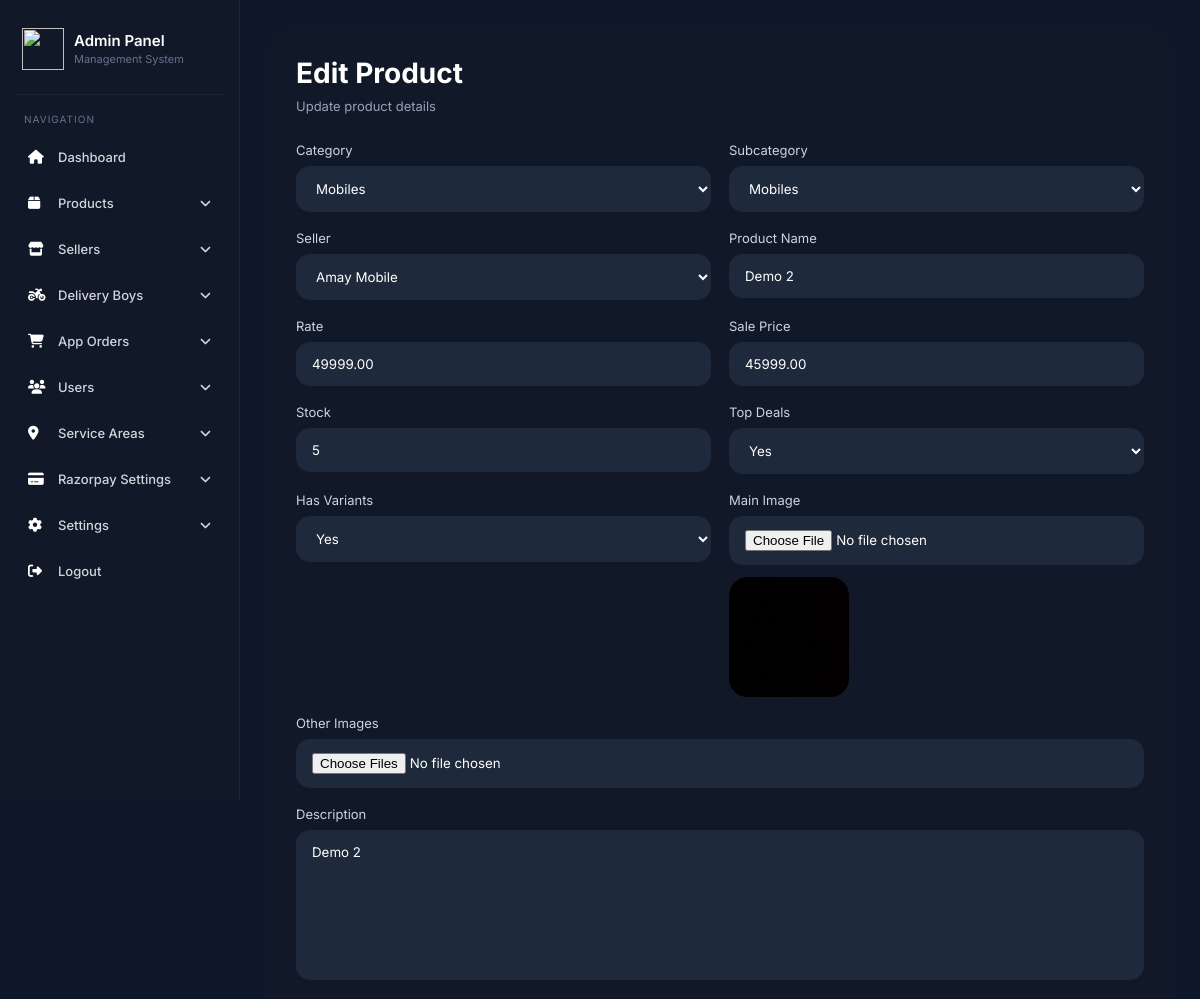
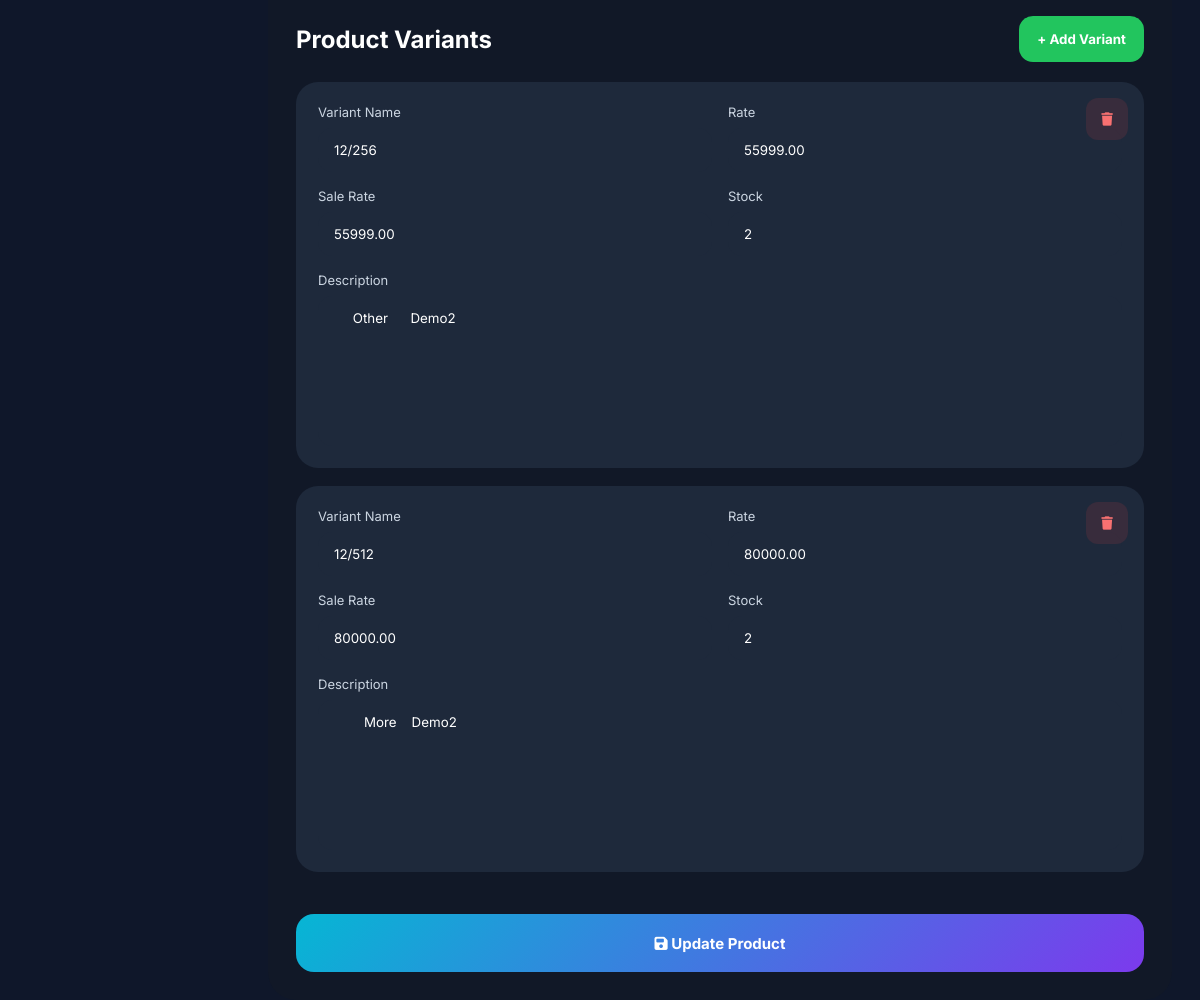
Page /Backend/admin/edit-product.php?id=23 (signed in) on the committed database (2 pictures, top to bottom).
### tables this page shows
CREATE TABLE `products` (
  `id` int(11) NOT NULL,
  `seller_id` int(11) NOT NULL,
  `cat_id` int(11) NOT NULL,
  `subcat_id` int(11) NOT NULL,
  `name` varchar(255) NOT NULL,
  `rate` decimal(10,2) DEFAULT 0.00,
  `saleprice` decimal(10,2) DEFAULT 0.00,
  `image` varchar(255) DEFAULT NULL,
  `other_images` longtext DEFAULT NULL,
  `topdeals` enum('yes','no') DEFAULT 'no',
  `hasvarients` enum('yes','no') DEFAULT 'no',
  `product_description` longtext DEFAULT NULL,
  `stock` int(11) DEFAULT 0,
  `created_at` timestamp NULL DEFAULT current_timestamp()
);

CREATE TABLE `categories` (
  `id` int(11) NOT NULL,
  `name` varchar(255) NOT NULL,
  `image` varchar(255) DEFAULT NULL,
  `homecategory` enum('yes','no') DEFAULT 'no'
);

CREATE TABLE `subcategories` (
  `id` int(11) NOT NULL,
  `category_id` int(11) NOT NULL,
  `name` varchar(255) NOT NULL,
  `image` varchar(255) DEFAULT NULL
);

CREATE TABLE `seller` (
  `id` int(11) NOT NULL,
  `name` varchar(100) DEFAULT NULL,
  `username` varchar(50) DEFAULT NULL,
  `password` varchar(255) DEFAULT NULL,
  `phone` varchar(20) DEFAULT NULL,
  `email` varchar(100) DEFAULT NULL,
  `address` text DEFAULT NULL,
  `service_pincodes` text DEFAULT NULL,
  `created_at` timestamp NULL DEFAULT current_timestamp()
);

CREATE TABLE `product_varients` (
  `id` int(11) NOT NULL,
  `product_id` int(11) NOT NULL,
  `varient_name` varchar(255) NOT NULL,
  `rate` decimal(10,2) DEFAULT 0.00,
  `salerate` decimal(10,2) DEFAULT 0.00,
  `product_description` longtext DEFAULT NULL,
  `stock` int(11) DEFAULT 0,
  `created_at` timestamp NULL DEFAULT current_timestamp()
);

### Backend/admin/edit-product.php (the view, shortened to what this page needs)
<?php
require_once 'db.php';
$id =
intval($_GET['id']);
$stmt =
$pdo->prepare(
"SELECT *
FROM products
WHERE id=?"
);
$stmt->execute([
$id
]);
$product =
$stmt->fetch();
$variantsStmt =
$pdo->prepare(
"SELECT *
FROM product_varients
WHERE product_id=?
ORDER BY id ASC"
);
$variantsStmt->execute([
$id
]);
$variants =
$variantsStmt->fetchAll();
$categories =
$pdo->query(
"SELECT *
FROM categories
ORDER BY name ASC"
)->fetchAll();
$subcategories =
$pdo->query(
"SELECT *
FROM subcategories
ORDER BY name ASC"
)->fetchAll();
$sellers =
$pdo->query(
"SELECT *
FROM seller
ORDER BY name ASC"
)->fetchAll();
?>
<!DOCTYPE html>
<html>
<head>
<link rel="stylesheet"
href="https://cdnjs.cloudflare.com/ajax/libs/font-awesome/6.5.2/css/all.min.css">
</head>
<body>
<?php include 'nav.php'; ?>
<div class="main">
<div class="card">
<div class="title">
    Edit Product
</div>
<div class="sub">
    Update product details
</div>
<form
method="POST"
enctype="multipart/form-data">
<div class="grid">
<div class="input-box">
<label>
Category
</label>
<select
name="cat_id"
id="categorySelect"
required>
<?php foreach($categories as $cat){ ?>
<option
value="<?php echo $cat['id']; ?>"
<?php
if($product['cat_id']
== $cat['id'])
echo 'selected';
?>
>
<?php echo $cat['name']; ?>
</option>
<?php } ?>
</select>
</div>
<div class="input-box">
<label>
Subcategory
</label>
<select
name="subcat_id"
id="subCategorySelect"
required>
<?php foreach($subcategories as $sub){ ?>
<option
value="<?php echo $sub['id']; ?>"
data-cat="<?php echo $sub['category_id']; ?>"
<?php
if($product['subcat_id']
== $sub['id'])
echo 'selected';
?>
>
<?php echo $sub['name']; ?>
</option>
<?php } ?>
</select>
</div>
<div class="input-box">
<label>
Seller
</label>
<select
name="seller_id"
required>
<?php foreach($sellers as $seller){ ?>
<option
value="<?php echo $seller['id']; ?>"
<?php
if($product['seller_id']
== $seller['id'])
echo 'selected';
?>
>
<?php echo $seller['name']; ?>
</option>
<?php } ?>
</select>
</div>
<div class="input-box">
<label>
Product Name
</label>
<input
type="text"
name="name"
value="<?php echo htmlspecialchars($product['name']); ?>"
required>
</div>
<div class="input-box">
<label>
Rate
</label>
<input
type="number"
step="0.01"
name="rate"
value="<?php echo $product['rate']; ?>"
required>
</div>
<div class="input-box">
<label>
Sale Price
</label>
<input
type="number"
step="0.01"
name="saleprice"
value="<?php echo $product['saleprice']; ?>"
required>
</div>
<div class="input-box">
<label>
Stock
</label>
<input
type="number"
name="stock"
value="<?php echo $product['stock']; ?>"
required>
</div>
<div class="input-box">
<label>
Top Deals
</label>
<select
name="topdeals">
<option
value="yes"
<?php
if($product['topdeals']
== "yes")
echo 'selected';
?>
>
Yes
</option>
</select>
</div>
<div class="input-box">
<label>
Has Variants
</label>
<select
name="hasvarients"
id="variantToggle">
<option
value="yes"
<?php
if($product['hasvarients']
== "yes")
echo 'selected';
?>
>
Yes
</option>
</select>
</div>
<div class="input-box">
<label>
Main Image
</label>
<input
type="file"
name="image">
<img
src="../app/<?php echo $product['image']; ?>"
class="preview">
</div>
<div class="input-box full">
<label>
Other Images
</label>
<input
type="file"
name="other_images[]"
multiple>
</div>
<div class="input-box full">
<label>
Description
</label>
<textarea
name="product_description"><?php echo $product['product_description']; ?></textarea>
</div>
</div>
<div
class="variant-area"
id="variantArea"
<?php
if($product['hasvarients']
== "yes"){
?>
style="display:block"
<?php } ?>
>
<div class="variant-header">
<h2>
Product Variants
</h2>
<button
type="button"
class="add-variant-btn"
onclick="addVariant()">
+ Add Variant
</button>
</div>
<div id="variantsContainer">
<?php foreach($variants as $v){ ?>
<div class="variant-card">
<button
type="button"
class="remove-variant"
onclick="
this.parentElement.remove()
">
<i class="fa fa-trash"></i>
</button>
<div class="variant-grid">
<div class="input-box">
<label>
Variant Name
</label>
<input
type="text"
name="varient_name[]"
value="<?php echo htmlspecialchars($v['varient_name']); ?>">
</div>
<div class="input-box">
<label>
Rate
</label>
<input
type="number"
step="0.01"
name="varient_rate[]"
value="<?php echo $v['rate']; ?>">
</div>
<div class="input-box">
<label>
Sale Rate
</label>
<input
type="number"
step="0.01"
name="varient_sale[]"
value="<?php echo $v['salerate']; ?>">
</div>
<div class="input-box">
<label>
Stock
</label>
<input
type="number"
name="varient_stock[]"
value="<?php echo $v['stock']; ?>">
</div>
<div
class="input-box full">
<label>
Description
</label>
<textarea
name="varient_description[]"><?php echo $v['product_description']; ?></textarea>
</div>
</div>
</div>
<?php } ?>
</div>
</div>
<button
type="submit"
name="update_product"
class="submit-btn">
<i class="fa fa-save"></i>
Update Product
</button>
</form>
</div>
</div>
</body>
</html>

### Backend/admin/edit-product.php (style rules this page uses)
* { margin:0; padding:0; box-sizing:border-box; font-family:Arial; }
body { background:#0f172a; color:#fff; }
.main { margin-left:240px; padding:28px; }
.card { background:#111827; border-radius:28px; padding:28px; max-width:1150px; margin:auto; }
.title { font-size:28px; font-weight:700; margin-bottom:8px; }
.sub { color:#94a3b8; font-size:13px; margin-bottom:28px; }
.grid { display:grid; grid-template-columns: repeat(2,1fr); gap:18px; }
.input-box { display:flex; flex-direction:column; }
.input-box label { margin-bottom:8px; font-size:13px; color:#cbd5e1; }
.input-box input, .input-box select, .input-box textarea { width:100%; border:none; outline:none; background:#1e293b; border-radius:14px; padding:14px 16px; color:#fff; }
.input-box textarea { height:150px; resize:none; }
.full { grid-column:1/3; }
.preview { width:120px; height:120px; border-radius:18px; object-fit:cover; margin-top:12px; background:#1e293b; }
.submit-btn { width:100%; height:58px; border:none; border-radius:18px; margin-top:24px; background:linear-gradient( 135deg, #06b6d4, #7c3aed ); color:#fff; font-size:15px; font-weight:700; cursor:pointer; }
.variant-area { display:none; margin-top:35px; }
.variant-header { display:flex; align-items:center; justify-content:space-between; margin-bottom:20px; }
.add-variant-btn { height:46px; border:none; padding:0 18px; border-radius:14px; background:#22c55e; color:#fff; font-weight:700; cursor:pointer; }
.variant-card { background:#1e293b; border-radius:22px; padding:22px; margin-bottom:18px; position:relative; }
.variant-grid { display:grid; grid-template-columns: repeat(2,1fr); gap:16px; }
.remove-variant { position:absolute; top:16px; right:16px; width:42px; height:42px; border:none; border-radius:12px; background:#ef444420; color:#f87171; cursor:pointer; }

### Backend/admin/nav.php (style rules this page uses)
* { margin:0; padding:0; box-sizing:border-box; font-family:'Inter',sans-serif; }
body { background:#0f172a; }

### rows in the picture
products: cat_id "Mobiles", subcat_id "Mobiles", seller_id "Amay Mobile", name "Demo 2", rate "49999.00", saleprice "45999.00", stock "5", topdeals "Yes", hasvarients "Yes", image (picture), product_description "Demo 2"
product_varients: varient_name "12/256", rate "55999.00", salerate "55999.00", stock "2", product_description "Other Demo2"
product_varients: varient_name "12/512", rate "80000.00", salerate "80000.00", stock "2", product_description "More Demo2"
